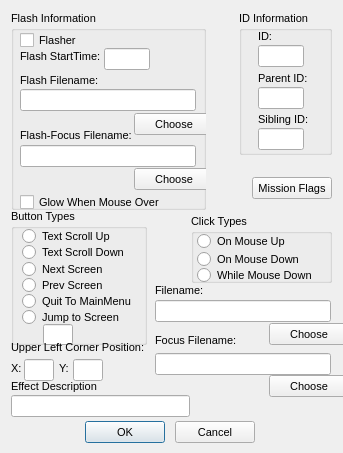
<?xml version="1.0"?>
<ui version="4.0">
  <class>BriefButtonDialog</class>
  <widget class="QDialog" name="IDD_BRIEF_ADDBUTTON">
    <property name="geometry">
      <rect>
        <x>0</x>
        <y>0</y>
        <width>343</width>
        <height>453</height>
      </rect>
    </property>
    <property name="windowTitle">
      <string>OnScreen Button</string>
    </property>
    <property name="font">
      <font>
        <family>Liberation Sans</family>
        <pointsize>8</pointsize>
        <bold>false</bold>
        <italic>false</italic>
      </font>
    </property>
    <property name="enabled">
      <bool>true</bool>
    </property>
    <property name="windowFlags">
      <set>Qt::Dialog|Qt::WindowCloseButtonHint</set>
    </property>
    <property name="minimumSize">
      <size>
        <width>343</width>
        <height>453</height>
      </size>
    </property>
    <property name="maximumSize">
      <size>
        <width>343</width>
        <height>453</height>
      </size>
    </property>
    <widget class="QGroupBox" name="IDC_STATIC">
      <property name="geometry">
        <rect>
          <x>11</x>
          <y>11</y>
          <width>195</width>
          <height>199</height>
        </rect>
      </property>
      <property name="title">
        <string>Flash Information</string>
      </property>
      <property name="visible">
        <bool>true</bool>
      </property>
      <property name="enabled">
        <bool>true</bool>
      </property>
      <property name="flat">
        <bool>false</bool>
      </property>
      <widget class="QCheckBox" name="IDC_BRIEF_BT_FLASHER">
        <property name="geometry">
          <rect>
            <x>9</x>
            <y>21</y>
            <width>62</width>
            <height>16</height>
          </rect>
        </property>
        <property name="text">
          <string>Flasher</string>
        </property>
        <property name="visible">
          <bool>true</bool>
        </property>
        <property name="enabled">
          <bool>true</bool>
        </property>
      </widget>
      <widget class="QLineEdit" name="IDC_BRIEF_BT_FLASHSTART">
        <property name="geometry">
          <rect>
            <x>93</x>
            <y>37</y>
            <width>46</width>
            <height>22</height>
          </rect>
        </property>
        <property name="visible">
          <bool>true</bool>
        </property>
        <property name="enabled">
          <bool>true</bool>
        </property>
      </widget>
      <widget class="QLabel" name="IDC_STATIC_2">
        <property name="geometry">
          <rect>
            <x>9</x>
            <y>39</y>
            <width>83</width>
            <height>13</height>
          </rect>
        </property>
        <property name="text">
          <string>Flash StartTime:</string>
        </property>
        <property name="visible">
          <bool>true</bool>
        </property>
        <property name="enabled">
          <bool>true</bool>
        </property>
        <property name="alignment">
          <set>Qt::AlignLeft</set>
        </property>
      </widget>
      <widget class="QLabel" name="IDC_STATIC_3">
        <property name="geometry">
          <rect>
            <x>9</x>
            <y>63</y>
            <width>80</width>
            <height>13</height>
          </rect>
        </property>
        <property name="text">
          <string>Flash Filename:</string>
        </property>
        <property name="visible">
          <bool>true</bool>
        </property>
        <property name="enabled">
          <bool>true</bool>
        </property>
        <property name="alignment">
          <set>Qt::AlignLeft</set>
        </property>
      </widget>
      <widget class="QLineEdit" name="IDC_BRIEF_BT_FLASH_FILENAME">
        <property name="geometry">
          <rect>
            <x>9</x>
            <y>78</y>
            <width>176</width>
            <height>22</height>
          </rect>
        </property>
        <property name="visible">
          <bool>true</bool>
        </property>
        <property name="enabled">
          <bool>true</bool>
        </property>
      </widget>
      <widget class="QPushButton" name="IDC_BRIEF_BT_FLASH_CHOOSE">
        <property name="geometry">
          <rect>
            <x>123</x>
            <y>102</y>
            <width>80</width>
            <height>22</height>
          </rect>
        </property>
        <property name="text">
          <string>Choose</string>
        </property>
        <property name="visible">
          <bool>true</bool>
        </property>
        <property name="enabled">
          <bool>true</bool>
        </property>
        <property name="default">
          <bool>false</bool>
        </property>
        <property name="autoDefault">
          <bool>false</bool>
        </property>
      </widget>
      <widget class="QLabel" name="IDC_STATIC_4">
        <property name="geometry">
          <rect>
            <x>9</x>
            <y>118</y>
            <width>114</width>
            <height>13</height>
          </rect>
        </property>
        <property name="text">
          <string>Flash-Focus Filename:</string>
        </property>
        <property name="visible">
          <bool>true</bool>
        </property>
        <property name="enabled">
          <bool>true</bool>
        </property>
        <property name="alignment">
          <set>Qt::AlignLeft</set>
        </property>
      </widget>
      <widget class="QLineEdit" name="IDC_BRIEF_BT_FLASH_FILENAME_FOCUS">
        <property name="geometry">
          <rect>
            <x>9</x>
            <y>134</y>
            <width>176</width>
            <height>22</height>
          </rect>
        </property>
        <property name="visible">
          <bool>true</bool>
        </property>
        <property name="enabled">
          <bool>true</bool>
        </property>
      </widget>
      <widget class="QPushButton" name="IDC_BRIEF_BT_FLASH_CHOOSE_FOCUS">
        <property name="geometry">
          <rect>
            <x>123</x>
            <y>157</y>
            <width>80</width>
            <height>22</height>
          </rect>
        </property>
        <property name="text">
          <string>Choose</string>
        </property>
        <property name="visible">
          <bool>true</bool>
        </property>
        <property name="enabled">
          <bool>true</bool>
        </property>
        <property name="default">
          <bool>false</bool>
        </property>
        <property name="autoDefault">
          <bool>false</bool>
        </property>
      </widget>
      <widget class="QCheckBox" name="IDC_BRIEF_BT_GLOW">
        <property name="geometry">
          <rect>
            <x>9</x>
            <y>183</y>
            <width>150</width>
            <height>16</height>
          </rect>
        </property>
        <property name="text">
          <string>Glow When Mouse Over</string>
        </property>
        <property name="visible">
          <bool>true</bool>
        </property>
        <property name="enabled">
          <bool>true</bool>
        </property>
      </widget>
    </widget>
    <widget class="QGroupBox" name="IDC_STATIC_5">
      <property name="geometry">
        <rect>
          <x>239</x>
          <y>11</y>
          <width>93</width>
          <height>144</height>
        </rect>
      </property>
      <property name="title">
        <string>ID Information</string>
      </property>
      <property name="visible">
        <bool>true</bool>
      </property>
      <property name="enabled">
        <bool>true</bool>
      </property>
      <property name="flat">
        <bool>false</bool>
      </property>
      <widget class="QLabel" name="IDC_STATIC_6">
        <property name="geometry">
          <rect>
            <x>19</x>
            <y>19</y>
            <width>16</width>
            <height>13</height>
          </rect>
        </property>
        <property name="text">
          <string>ID:</string>
        </property>
        <property name="visible">
          <bool>true</bool>
        </property>
        <property name="enabled">
          <bool>true</bool>
        </property>
        <property name="alignment">
          <set>Qt::AlignLeft</set>
        </property>
      </widget>
      <widget class="QLineEdit" name="IDC_BRIEF_BT_ID">
        <property name="geometry">
          <rect>
            <x>19</x>
            <y>34</y>
            <width>46</width>
            <height>22</height>
          </rect>
        </property>
        <property name="visible">
          <bool>true</bool>
        </property>
        <property name="enabled">
          <bool>true</bool>
        </property>
      </widget>
      <widget class="QLabel" name="IDC_STATIC_7">
        <property name="geometry">
          <rect>
            <x>19</x>
            <y>61</y>
            <width>52</width>
            <height>13</height>
          </rect>
        </property>
        <property name="text">
          <string>Parent ID:</string>
        </property>
        <property name="visible">
          <bool>true</bool>
        </property>
        <property name="enabled">
          <bool>true</bool>
        </property>
        <property name="alignment">
          <set>Qt::AlignLeft</set>
        </property>
      </widget>
      <widget class="QLineEdit" name="IDC_BRIEF_BT_PID">
        <property name="geometry">
          <rect>
            <x>19</x>
            <y>76</y>
            <width>46</width>
            <height>22</height>
          </rect>
        </property>
        <property name="visible">
          <bool>true</bool>
        </property>
        <property name="enabled">
          <bool>true</bool>
        </property>
      </widget>
      <widget class="QLabel" name="IDC_STATIC_8">
        <property name="geometry">
          <rect>
            <x>19</x>
            <y>102</y>
            <width>52</width>
            <height>13</height>
          </rect>
        </property>
        <property name="text">
          <string>Sibling ID:</string>
        </property>
        <property name="visible">
          <bool>true</bool>
        </property>
        <property name="enabled">
          <bool>true</bool>
        </property>
        <property name="alignment">
          <set>Qt::AlignLeft</set>
        </property>
      </widget>
      <widget class="QLineEdit" name="IDC_BRIEF_BT_SID">
        <property name="geometry">
          <rect>
            <x>19</x>
            <y>117</y>
            <width>46</width>
            <height>22</height>
          </rect>
        </property>
        <property name="visible">
          <bool>true</bool>
        </property>
        <property name="enabled">
          <bool>true</bool>
        </property>
      </widget>
    </widget>
    <widget class="QGroupBox" name="IDC_STATIC_9">
      <property name="geometry">
        <rect>
          <x>11</x>
          <y>209</y>
          <width>136</width>
          <height>136</height>
        </rect>
      </property>
      <property name="title">
        <string>Button Types</string>
      </property>
      <property name="visible">
        <bool>true</bool>
      </property>
      <property name="enabled">
        <bool>true</bool>
      </property>
      <property name="flat">
        <bool>false</bool>
      </property>
      <widget class="QRadioButton" name="IDC_BRIEF_BT_SCROLLUP">
        <property name="geometry">
          <rect>
            <x>11</x>
            <y>19</y>
            <width>97</width>
            <height>16</height>
          </rect>
        </property>
        <property name="text">
          <string>Text Scroll Up</string>
        </property>
        <property name="visible">
          <bool>true</bool>
        </property>
        <property name="enabled">
          <bool>true</bool>
        </property>
      </widget>
      <widget class="QRadioButton" name="IDC_BRIEF_BT_SCROLLDOWN">
        <property name="geometry">
          <rect>
            <x>11</x>
            <y>35</y>
            <width>112</width>
            <height>16</height>
          </rect>
        </property>
        <property name="text">
          <string>Text Scroll Down</string>
        </property>
        <property name="visible">
          <bool>true</bool>
        </property>
        <property name="enabled">
          <bool>true</bool>
        </property>
      </widget>
      <widget class="QRadioButton" name="IDC_BRIEF_BT_NEXTSCREEN">
        <property name="geometry">
          <rect>
            <x>11</x>
            <y>52</y>
            <width>88</width>
            <height>16</height>
          </rect>
        </property>
        <property name="text">
          <string>Next Screen</string>
        </property>
        <property name="visible">
          <bool>true</bool>
        </property>
        <property name="enabled">
          <bool>true</bool>
        </property>
      </widget>
      <widget class="QRadioButton" name="IDC_BRIEF_BT_PREVSCREEN">
        <property name="geometry">
          <rect>
            <x>11</x>
            <y>68</y>
            <width>88</width>
            <height>16</height>
          </rect>
        </property>
        <property name="text">
          <string>Prev Screen</string>
        </property>
        <property name="visible">
          <bool>true</bool>
        </property>
        <property name="enabled">
          <bool>true</bool>
        </property>
      </widget>
      <widget class="QRadioButton" name="IDC_BRIEF_BT_QUIT">
        <property name="geometry">
          <rect>
            <x>11</x>
            <y>84</y>
            <width>117</width>
            <height>16</height>
          </rect>
        </property>
        <property name="text">
          <string>Quit To MainMenu</string>
        </property>
        <property name="visible">
          <bool>true</bool>
        </property>
        <property name="enabled">
          <bool>true</bool>
        </property>
      </widget>
      <widget class="QRadioButton" name="IDC_BRIEF_BT_JUMP">
        <property name="geometry">
          <rect>
            <x>11</x>
            <y>100</y>
            <width>104</width>
            <height>16</height>
          </rect>
        </property>
        <property name="text">
          <string>Jump to Screen</string>
        </property>
        <property name="visible">
          <bool>true</bool>
        </property>
        <property name="enabled">
          <bool>true</bool>
        </property>
      </widget>
      <widget class="QLineEdit" name="IDC_BRIEF_BT_JUMP_SCREEN">
        <property name="geometry">
          <rect>
            <x>32</x>
            <y>115</y>
            <width>30</width>
            <height>21</height>
          </rect>
        </property>
        <property name="visible">
          <bool>true</bool>
        </property>
        <property name="enabled">
          <bool>true</bool>
        </property>
      </widget>
    </widget>
    <widget class="QGroupBox" name="IDC_STATIC_10">
      <property name="geometry">
        <rect>
          <x>191</x>
          <y>214</y>
          <width>141</width>
          <height>69</height>
        </rect>
      </property>
      <property name="title">
        <string>Click Types</string>
      </property>
      <property name="visible">
        <bool>true</bool>
      </property>
      <property name="enabled">
        <bool>true</bool>
      </property>
      <property name="flat">
        <bool>false</bool>
      </property>
      <widget class="QRadioButton" name="IDC_BRIEF_BT_MOUSEUP">
        <property name="geometry">
          <rect>
            <x>6</x>
            <y>19</y>
            <width>96</width>
            <height>16</height>
          </rect>
        </property>
        <property name="text">
          <string>On Mouse Up</string>
        </property>
        <property name="visible">
          <bool>true</bool>
        </property>
        <property name="enabled">
          <bool>true</bool>
        </property>
      </widget>
      <widget class="QRadioButton" name="IDC_BRIEF_BT_MOUSEDOWN">
        <property name="geometry">
          <rect>
            <x>6</x>
            <y>37</y>
            <width>110</width>
            <height>16</height>
          </rect>
        </property>
        <property name="text">
          <string>On Mouse Down</string>
        </property>
        <property name="visible">
          <bool>true</bool>
        </property>
        <property name="enabled">
          <bool>true</bool>
        </property>
      </widget>
      <widget class="QRadioButton" name="IDC_BRIEF_BT_MOUSEHOLD">
        <property name="geometry">
          <rect>
            <x>6</x>
            <y>53</y>
            <width>125</width>
            <height>16</height>
          </rect>
        </property>
        <property name="text">
          <string>While Mouse Down</string>
        </property>
        <property name="visible">
          <bool>true</bool>
        </property>
        <property name="enabled">
          <bool>true</bool>
        </property>
      </widget>
    </widget>
    <widget class="QPushButton" name="IDC_MISSIONFLAGS">
      <property name="geometry">
        <rect>
          <x>252</x>
          <y>177</y>
          <width>80</width>
          <height>22</height>
        </rect>
      </property>
      <property name="text">
        <string>Mission Flags</string>
      </property>
      <property name="visible">
        <bool>true</bool>
      </property>
      <property name="enabled">
        <bool>true</bool>
      </property>
      <property name="default">
        <bool>false</bool>
      </property>
      <property name="autoDefault">
        <bool>false</bool>
      </property>
    </widget>
    <widget class="QLabel" name="IDC_STATIC_11">
      <property name="geometry">
        <rect>
          <x>155</x>
          <y>284</y>
          <width>49</width>
          <height>13</height>
        </rect>
      </property>
      <property name="text">
        <string>Filename:</string>
      </property>
      <property name="visible">
        <bool>true</bool>
      </property>
      <property name="enabled">
        <bool>true</bool>
      </property>
      <property name="alignment">
        <set>Qt::AlignLeft</set>
      </property>
    </widget>
    <widget class="QLineEdit" name="IDC_BRIEF_BT_FILENAME">
      <property name="geometry">
        <rect>
          <x>155</x>
          <y>300</y>
          <width>176</width>
          <height>22</height>
        </rect>
      </property>
      <property name="visible">
        <bool>true</bool>
      </property>
      <property name="enabled">
        <bool>true</bool>
      </property>
    </widget>
    <widget class="QPushButton" name="IDC_BRIEF_BT_CHOOSE">
      <property name="geometry">
        <rect>
          <x>269</x>
          <y>323</y>
          <width>80</width>
          <height>22</height>
        </rect>
      </property>
      <property name="text">
        <string>Choose</string>
      </property>
      <property name="visible">
        <bool>true</bool>
      </property>
      <property name="enabled">
        <bool>true</bool>
      </property>
      <property name="default">
        <bool>false</bool>
      </property>
      <property name="autoDefault">
        <bool>false</bool>
      </property>
    </widget>
    <widget class="QLabel" name="IDC_STATIC_12">
      <property name="geometry">
        <rect>
          <x>155</x>
          <y>334</y>
          <width>83</width>
          <height>13</height>
        </rect>
      </property>
      <property name="text">
        <string>Focus Filename:</string>
      </property>
      <property name="visible">
        <bool>true</bool>
      </property>
      <property name="enabled">
        <bool>true</bool>
      </property>
      <property name="alignment">
        <set>Qt::AlignLeft</set>
      </property>
    </widget>
    <widget class="QLabel" name="IDC_STATIC_13">
      <property name="geometry">
        <rect>
          <x>11</x>
          <y>341</y>
          <width>138</width>
          <height>13</height>
        </rect>
      </property>
      <property name="text">
        <string>Upper Left Corner Position:</string>
      </property>
      <property name="visible">
        <bool>true</bool>
      </property>
      <property name="enabled">
        <bool>true</bool>
      </property>
      <property name="alignment">
        <set>Qt::AlignLeft</set>
      </property>
    </widget>
    <widget class="QLineEdit" name="IDC_BRIEF_BT_FILENAME_FOCUS">
      <property name="geometry">
        <rect>
          <x>155</x>
          <y>353</y>
          <width>176</width>
          <height>22</height>
        </rect>
      </property>
      <property name="visible">
        <bool>true</bool>
      </property>
      <property name="enabled">
        <bool>true</bool>
      </property>
    </widget>
    <widget class="QLineEdit" name="IDC_BRIEF_BT_X">
      <property name="geometry">
        <rect>
          <x>24</x>
          <y>359</y>
          <width>30</width>
          <height>22</height>
        </rect>
      </property>
      <property name="visible">
        <bool>true</bool>
      </property>
      <property name="enabled">
        <bool>true</bool>
      </property>
    </widget>
    <widget class="QLineEdit" name="IDC_BRIEF_BT_Y">
      <property name="geometry">
        <rect>
          <x>73</x>
          <y>359</y>
          <width>30</width>
          <height>22</height>
        </rect>
      </property>
      <property name="visible">
        <bool>true</bool>
      </property>
      <property name="enabled">
        <bool>true</bool>
      </property>
    </widget>
    <widget class="QLabel" name="IDC_STATIC_14">
      <property name="geometry">
        <rect>
          <x>11</x>
          <y>362</y>
          <width>12</width>
          <height>13</height>
        </rect>
      </property>
      <property name="text">
        <string>X:</string>
      </property>
      <property name="visible">
        <bool>true</bool>
      </property>
      <property name="enabled">
        <bool>true</bool>
      </property>
      <property name="alignment">
        <set>Qt::AlignLeft</set>
      </property>
    </widget>
    <widget class="QLabel" name="IDC_STATIC_15">
      <property name="geometry">
        <rect>
          <x>59</x>
          <y>362</y>
          <width>12</width>
          <height>13</height>
        </rect>
      </property>
      <property name="text">
        <string>Y:</string>
      </property>
      <property name="visible">
        <bool>true</bool>
      </property>
      <property name="enabled">
        <bool>true</bool>
      </property>
      <property name="alignment">
        <set>Qt::AlignLeft</set>
      </property>
    </widget>
    <widget class="QPushButton" name="IDC_BRIEF_BT_CHOOSE_FOCUS">
      <property name="geometry">
        <rect>
          <x>269</x>
          <y>375</y>
          <width>80</width>
          <height>22</height>
        </rect>
      </property>
      <property name="text">
        <string>Choose</string>
      </property>
      <property name="visible">
        <bool>true</bool>
      </property>
      <property name="enabled">
        <bool>true</bool>
      </property>
      <property name="default">
        <bool>false</bool>
      </property>
      <property name="autoDefault">
        <bool>false</bool>
      </property>
    </widget>
    <widget class="QLabel" name="IDC_STATIC_16">
      <property name="geometry">
        <rect>
          <x>11</x>
          <y>380</y>
          <width>101</width>
          <height>13</height>
        </rect>
      </property>
      <property name="text">
        <string>Effect Description</string>
      </property>
      <property name="visible">
        <bool>true</bool>
      </property>
      <property name="enabled">
        <bool>true</bool>
      </property>
      <property name="alignment">
        <set>Qt::AlignLeft</set>
      </property>
    </widget>
    <widget class="QLineEdit" name="IDC_BRIEF_BT_DESC">
      <property name="geometry">
        <rect>
          <x>11</x>
          <y>395</y>
          <width>179</width>
          <height>22</height>
        </rect>
      </property>
      <property name="visible">
        <bool>true</bool>
      </property>
      <property name="enabled">
        <bool>true</bool>
      </property>
    </widget>
    <widget class="QPushButton" name="IDOK">
      <property name="geometry">
        <rect>
          <x>85</x>
          <y>421</y>
          <width>80</width>
          <height>22</height>
        </rect>
      </property>
      <property name="text">
        <string>OK</string>
      </property>
      <property name="visible">
        <bool>true</bool>
      </property>
      <property name="enabled">
        <bool>true</bool>
      </property>
      <property name="default">
        <bool>true</bool>
      </property>
      <property name="autoDefault">
        <bool>true</bool>
      </property>
    </widget>
    <widget class="QPushButton" name="IDCANCEL">
      <property name="geometry">
        <rect>
          <x>175</x>
          <y>421</y>
          <width>80</width>
          <height>22</height>
        </rect>
      </property>
      <property name="text">
        <string>Cancel</string>
      </property>
      <property name="visible">
        <bool>true</bool>
      </property>
      <property name="enabled">
        <bool>true</bool>
      </property>
      <property name="default">
        <bool>false</bool>
      </property>
      <property name="autoDefault">
        <bool>false</bool>
      </property>
    </widget>
  </widget>
</ui>
